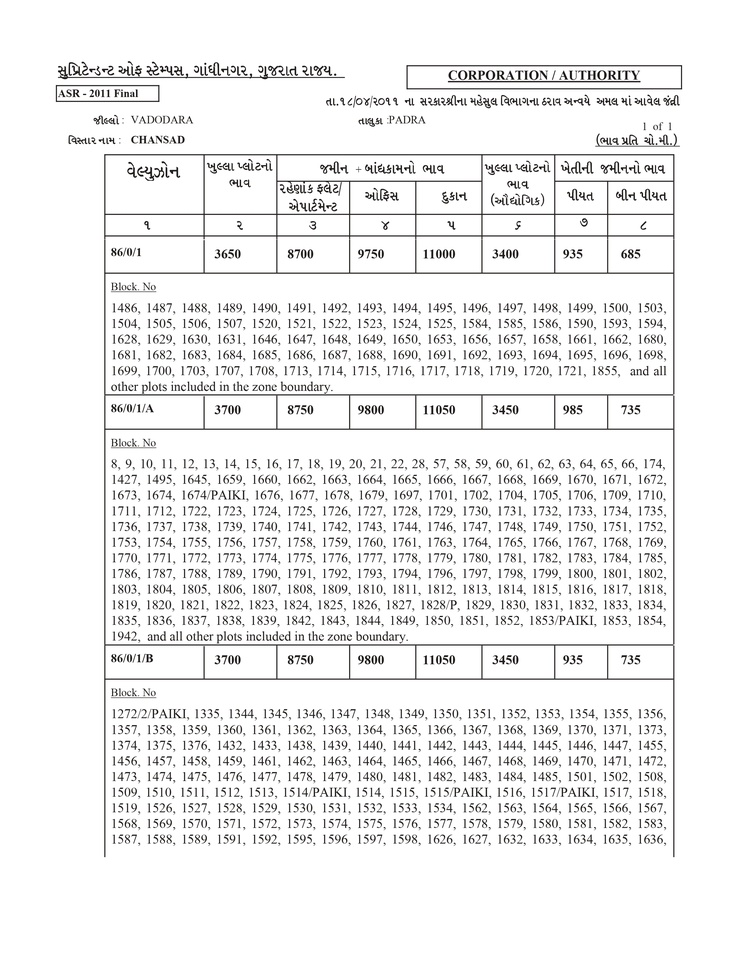
#> input picture V.jpg, 738 x 956 px, shrunk from 2550 x 3300 before the run
$ python Final.py
#> lines starting #> are read from the running program, lines starting #| are printed output that depends on the picture; after the words box and inside, x2 and y2 are one past the last pixel; in counts of white or black regions, pixels touching at a corner belong together
import cv2
import pytesseract
import re
import json
from PIL import Image

def preprocess_image(image_path):
#> called with image_path = 'V.jpg'
    img = cv2.imread(image_path)
#> img is the input picture: shape (956, 738, 3); mean B, G, R 239.6, 239.7, 239.8
    gray = cv2.cvtColor(img, cv2.COLOR_BGR2GRAY)
    _, binarized = cv2.threshold(gray, 128, 255, cv2.THRESH_BINARY)
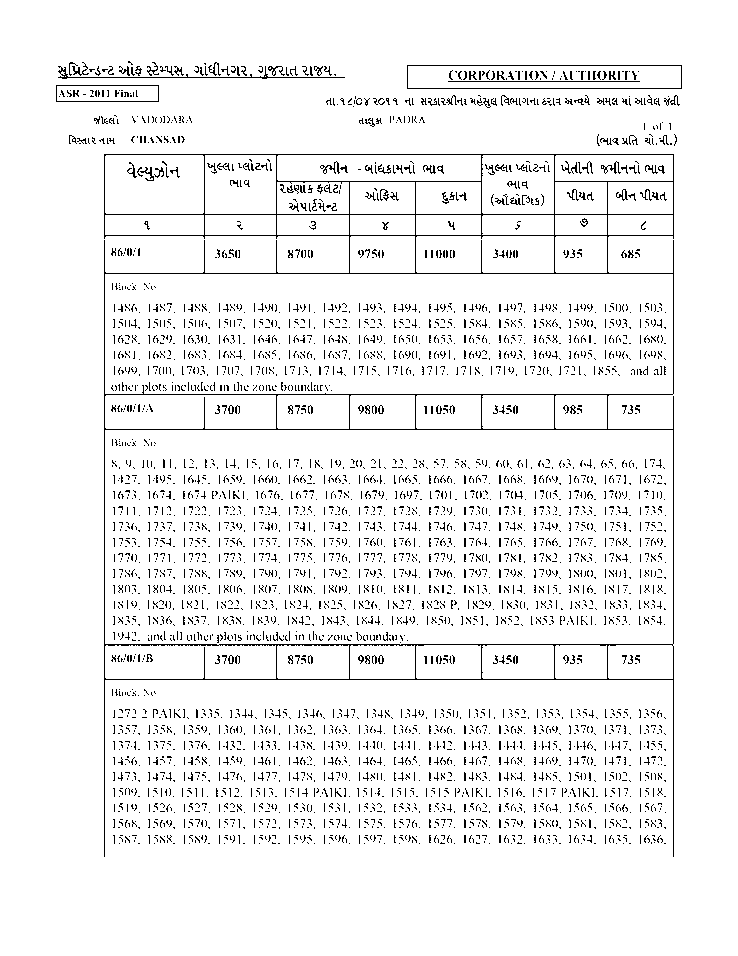
#> binarized: shape (956, 738); 94.5% white; black in thin lines or dots, all inside (x1, y1, x2, y2) = (56, 61, 682, 857)
    return binarized

def extract_text_from_image(image, lang_code='guj+eng'):
    pil_image = Image.fromarray(image)
#> (the run stopped early here; a loop or call above may not have finished)
